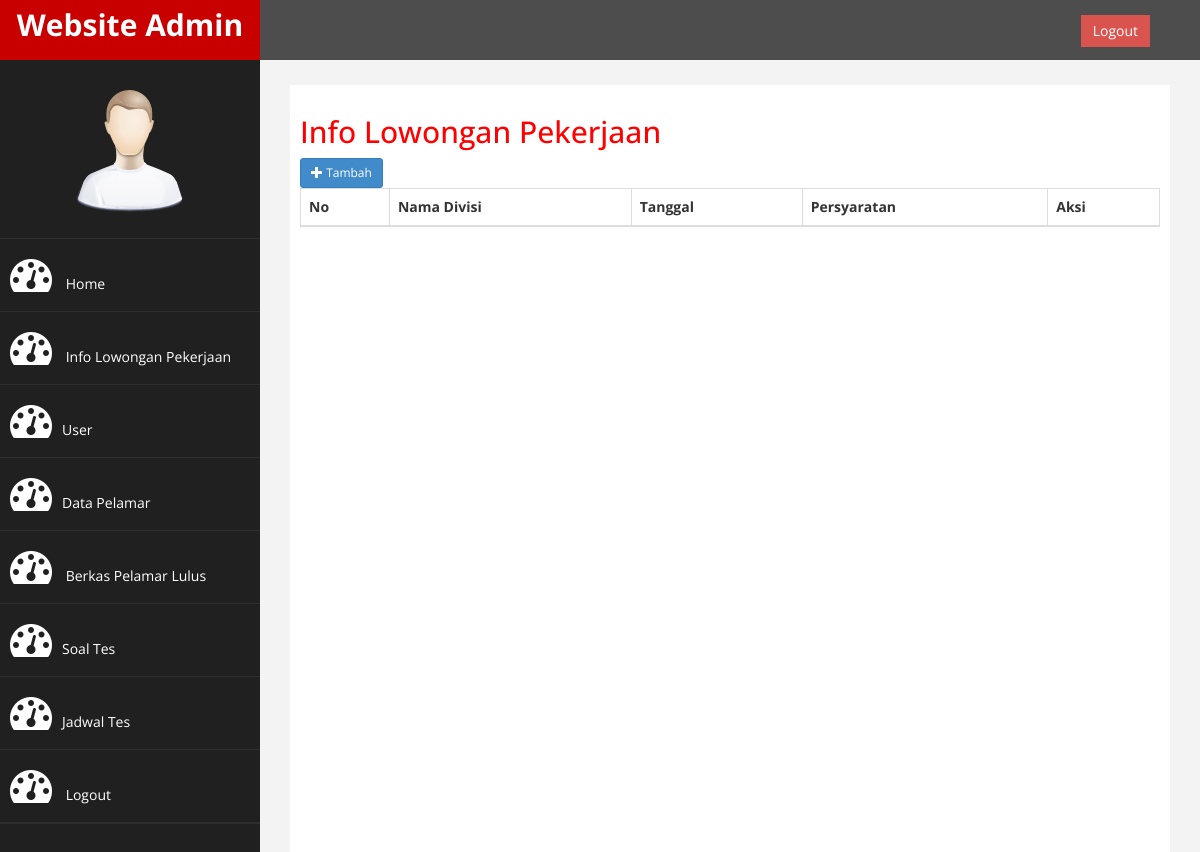
Page /admin/index.php?halaman=lowongan (signed in) on the earlier database version.
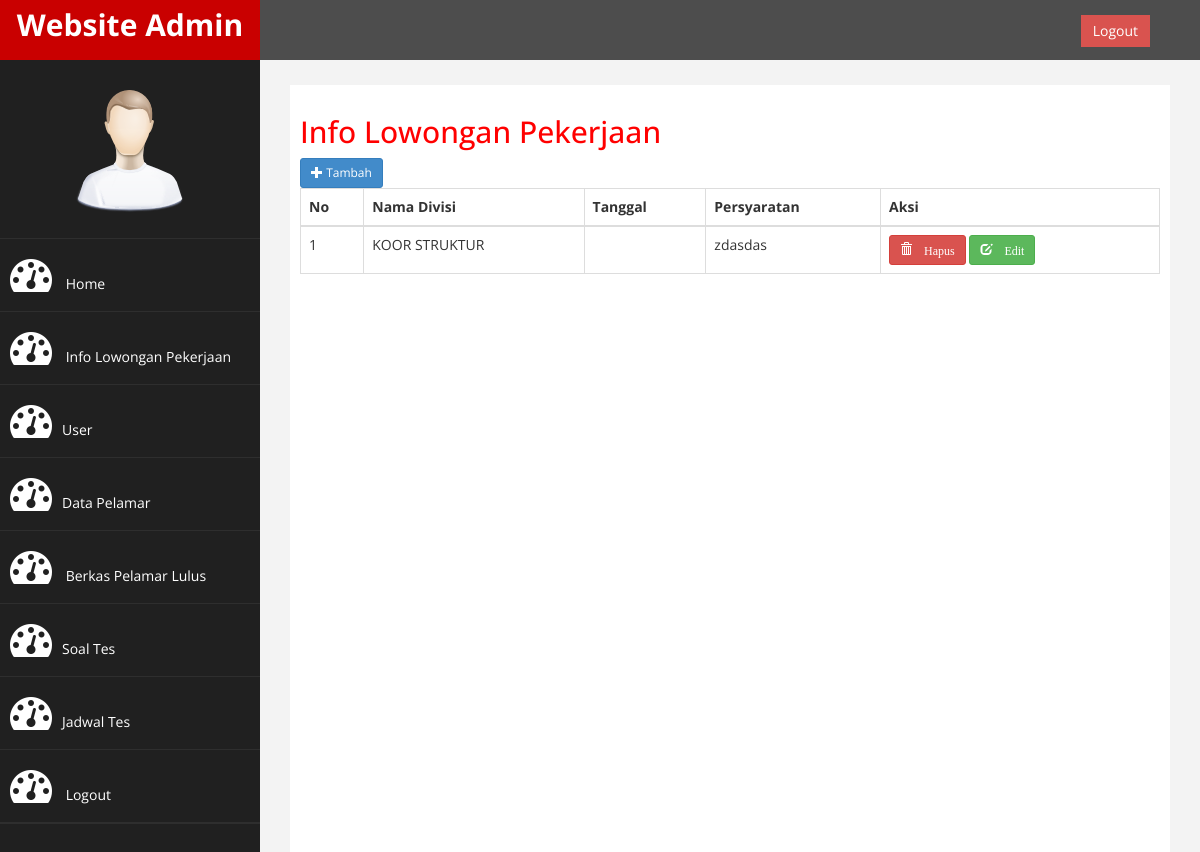
Same page on the later database version.
### tables this page shows
CREATE TABLE `lowongan` (
  `id_lowongan` int(50) NOT NULL,
  `nama_divisi` varchar(100) NOT NULL,
  `tanggal` varchar(40) NOT NULL,
  `persyaratan` varchar(250) NOT NULL
);

### admin/lowongan.php (the view, shortened to what this page needs)
<h2>Info Lowongan Pekerjaan</h2>
<a href="index.php?halaman=tambahlowongan" class="btn btn-primary btn-sm"><span class="glyphicon glyphicon-plus"></span> Tambah</a>
<table class="table table-bordered">
 <thead>
 <tr>
 <th>
   No
  </th>
<th>
  Nama Divisi
 </th>
 <th>
Tanggal
</th>
<th>
Persyaratan
</th>
<th>
	Aksi
</th>
</tr>
</thead>
<tbody>
	<?php $nomor=1; ?>
		<?php $ambil = $koneksi->query("SELECT * FROM lowongan"); ?>
		<?php while($pecah = $ambil->fetch_assoc()) { ?>
		<tr>
			<td><?php echo $nomor; ?></td>
			<td><?php echo $pecah['nama_divisi']; ?></td>
			<td><?php echo $pecah['tanggal_mulai']; ?></td>
			<td><?php echo $pecah['persyaratan']; ?></td>
			<td>
				<a href="index.php?halaman=hapuslowongan&id=<?php echo $pecah['id_lowongan']; ?>" class="btn btn-danger btn-sm"><i class="glyphicon glyphicon-trash"> Hapus</i></a>
				<a href="index.php?halaman=editlowongan&id=<?php echo $pecah['id_lowongan']; ?>" class="btn btn-success btn-sm"><i class="glyphicon glyphicon-edit"> Edit</i></a>
			</td>
		</tr>
		<?php $nomor++; ?>
		<?php } ?>
	</tbody>
</table>

Differences in the rows shown:
added lowongan: nama_divisi "KOOR STRUKTUR", persyaratan "zdasdas"
